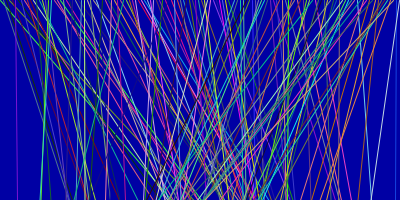
Frame 1 (no input)
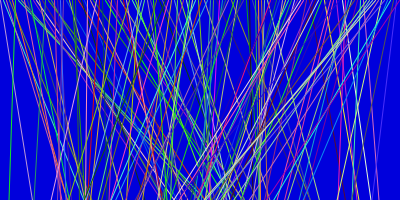
Frame 60 (the mouse pressed at the canvas centre just before this capture)
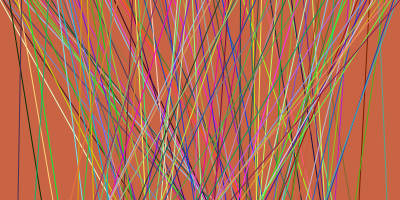
Frame 120 (the mouse held since frame 60 and released just before this capture)

The Processing sketch that drew these frames (run headless with seeded random() and noise(); from frame 60 on, the mouse is pressed at the canvas centre):

// Processing sketch: processing_15095
// ── processing_15095.pde

void setup()
{
size(400,200);
}

void draw()
{
background(mouseX,mouseY,random(255),100);
  
for( int x=0; x<400; x=x+3 ) {
  stroke(random(255),random(255),random(255));
  line(x,0,random(400),400);
  
}
 
}
                
